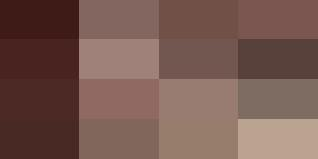
#> input picture img_compression/images/cat_quadtree.jpg, 318 x 159 px; its folder holds only this picture in this run
$ python main.py --image images/cat_quadtree.jpg
#> lines starting #> are read from the running program, lines starting #| are printed output that depends on the picture
### img_compression/images.py
"""
Модуль для сжатия изображений
"""

from quadtree import QuadTree, MAX_DEPTH
from PIL import Image, ImageDraw
from creatorGif import CreatorGif


def create_image(quadtree: QuadTree, level: int,
                 borders: bool) -> Image:
    """
    Создает изображение
    :param quadtree: Квадродерево
    :param level: Уровень глубины
    :param borders: Отображение границ
    :return: Сжатое изображение
    """
    image = Image.new('RGB', (quadtree.width, quadtree.height))
    draw = ImageDraw.Draw(image)
    draw.rectangle((0, 0, quadtree.width, quadtree.height), (0, 0, 0))
    leaf_nodes = quadtree.get_nodes(level)

    for node in leaf_nodes:
        if borders:
            draw.rectangle(node.coordinate_region, node.average_color,
                           outline=(0, 0, 0))
        else:
            draw.rectangle(node.coordinate_region, node.average_color)

    return image


# [17 lines left out: function create_gif, not called in this run]


def start(image: str, level: int, gif: bool, borders: bool) -> None:
    """
    Сжатие изображения
    :param image: Путь до изображения
    :param level: Уровень глубины
    :param borders: Отображение границ
    :param gif: Нужно ли создавать gif изображение
    """
#> called with image = 'images/cat_quadtree.jpg', level = 8, gif = False, borders = False
    print("Создание изображения")
    original_image = Image.open(image)
#> original_image is the input picture: PIL image 318x159 RGB; mean R, G, B 119, 88.9, 80.7
    quadtree = QuadTree(original_image)

    image_name = image.split(".")[0].split("\\")[-1]
    image_extension = image.split(".")[-1]

    final_image = create_image(quadtree, level, borders)
    final_image.save(f"images\\{image_name}_quadtree.{image_extension}")
    print("Изображение успешно сохранено")

    if gif:
        gif = CreatorGif(image_name)
        for value in range(MAX_DEPTH + 1):
            gif.frames.append(create_image(quadtree, value, borders))

        create_gif(gif)

### img_compression/average.py
"""
Модуль, содержащий методы для подсчета средних значений
"""

from typing import List, Tuple


def weighted_average(hist: List[int]) -> Tuple[int, float]:
    """
    Возвращает взвешенное среднее значение цвета и
    ошибку из гистограммы пикселей
    :param hist: Список количества пикселей для каждого диапазона
    :return: Взвешенное среднее значение цвета и ошибку
    """
    total = sum(hist)
#> total = 50562
    value, error = 0, 0
    if total > 0:
        # Формула для взвешенного среднего значения:
        # умножение каждого значения на его вес,
        # а затем деление общего произведения на количество пикселей
        value = sum(i * x for i, x in enumerate(hist)) / total
#> value = 119
        # Формула для ошибки:
        # среднеквадратичное отклонение каждого значения от
        # взвешенного среднего
        error = sum(x * (value - i) ** 2 for i, x in enumerate(hist)) / total
#> error = 1236.5
        error **= 0.5
#> error = 35.16
    return value, error


def color_average(hist: List[int]) -> Tuple[Tuple[int, int, int], float]:
    """
    Возвращает средний цвет RGB из заданной гистограммы
    количества цветов пикселей
    :param hist: Список количества пикселей для каждого диапазона
    :return: Cредний цвет и ошибку
    """
    red, red_error = weighted_average(hist[:256])
#> red = 119; red_error = 35.16
    green, green_error = weighted_average(hist[256:512])
#> green = 88.87; green_error = 37.51
    blue, blue_error = weighted_average(hist[512:768])
#> blue = 80.67; blue_error = 34.18
    error = red_error * 0.2989 + green_error * 0.5870 + blue_error * 0.1140
#> error = 36.42
    return (int(red), int(green), int(blue)), error

### img_compression/quadtree.py
"""
Реализация квадродерева через 3 класса
"""

import average
import threading
from typing import Optional, Tuple, List, Union
from PIL import Image

MAX_DEPTH = 8  # Максимальная глубина узла


class Point:
    """Класс точки"""

    def __init__(self, x_coordinate: float, y_coordinate: float) -> None:
        """
        Конструктор точки
        :param x_coordinate: Координата x
        :param y_coordinate: Координата y
        """
        self.x_coordinate = x_coordinate
        self.y_coordinate = y_coordinate

    # [16 lines left out: functions __repr__, __eq__, not called in this run]


class QuadtreeNode:
    """
    Класс узла квадродерева
    """

    def __init__(self, image: Image,
                 coordinate_region: Tuple[float, float, float, float],
                 depth: int) -> None:
        """
        Конструктор узла квадродерева
        :param image: Изображение
        :param coordinate_region: Координатная область
        :param depth: Глубина
        """
        # дочерние узлы
        self.__children = None
        # Узел является листом?
        self.__is_leaf = False
        # точки узла
        self.node_points = []
        # координаты граничных точек
        self.__coordinate_region = coordinate_region
        # глубина
        self.__depth = depth

        left_right = self.__coordinate_region[0] + (
                self.__coordinate_region[2] - self.__coordinate_region[0]) / 2
        top_bottom = self.__coordinate_region[1] + (
                self.__coordinate_region[3] - self.__coordinate_region[1]) / 2

        # координаты центральной точки
        self.__node_center_point = Point(left_right, top_bottom)

        # Обрезка части изображения по координатам
        image = image.crop(coordinate_region)
        # histogram возвращает список количества пикселей
        # для каждого диапазона на изображении

        # цвет и ошибка
        self.__average_color, self.__error = average.color_average(
            image.histogram())

    @property
    def children(self) -> Optional[list]:
        """
        Геттер для дочерних узлов
        """
        return self.__children

    # [6 lines left out: function is_leaf, not called in this run]

    @is_leaf.setter
    def is_leaf(self, value: bool) -> None:
        """
        Сеттер для переменной "является ли узел листом или нет?"
        """
        self.__is_leaf = value

    # [6 lines left out: function coordinate_region, not called in this run]

    @property
    def depth(self) -> int:
        """
        Геттер для глубины
        """
        return self.__depth

    # [13 lines left out: functions node_center_point, average_color, not called in this run]

    @property
    def error(self) -> float:
        """
        Геттер для значения ошибки
        """
        return self.__error

    # [6 lines left out: function __repr__, not called in this run]

    def split(self, image: Image) -> None:
        """
        Разбивает данную секцию изображения на четыре равных блока
        :param image: Изображение
        """

        left, top, right, bottom = self.__coordinate_region

        top_left = QuadtreeNode(image, (
            left, top, self.__node_center_point.x_coordinate,
            self.__node_center_point.y_coordinate),
                                self.__depth + 1)
#> call 2 of __init__, with coordinate_region = (0, 0, 159, 79.5), depth = 1
#> call 2 of __init__, with x_coordinate = 79.5, y_coordinate = 39.75
#> in __init__ (call 2), `image = image.crop(coordinate_region)`:
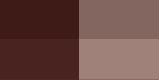
#> image: PIL image 159x80 RGB; mean R, G, B 106.8, 73.6, 68.3
        top_right = QuadtreeNode(image, (
            self.__node_center_point.x_coordinate, top, right,
            self.__node_center_point.y_coordinate),
                                 self.__depth + 1)
#> call 3 of __init__, with coordinate_region = (159, 0, 318, 79.5), depth = 1
#> call 3 of __init__, with x_coordinate = 238.5, y_coordinate = 39.75
#> in __init__ (call 3), `image = image.crop(coordinate_region)`:
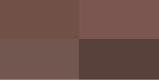
#> image: PIL image 159x80 RGB; mean R, G, B 109.8, 79.8, 72.9
        bottom_left = QuadtreeNode(image,
                                   (left,
                                    self.__node_center_point.y_coordinate,
                                    self.__node_center_point.x_coordinate,
                                    bottom),
                                   self.__depth + 1)
#> call 4 of __init__, with coordinate_region = (0, 79.5, 159, 159), depth = 1
#> call 4 of __init__, with x_coordinate = 79.5, y_coordinate = 119.2
#> in __init__ (call 4), `image = image.crop(coordinate_region)`:
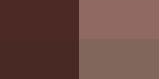
#> image: PIL image 159x79 RGB; mean R, G, B 105.4, 72.4, 65.7
        bottom_right = QuadtreeNode(image,
                                    (self.__node_center_point.x_coordinate,
                                     self.__node_center_point.y_coordinate,
                                     right, bottom),
                                    self.__depth + 1)
#> in __init__ (call 5), `image = image.crop(coordinate_region)`:
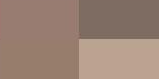
#> image: PIL image 159x79 RGB; mean R, G, B 154.4, 130, 116.1

        self.__children = [top_left, top_right, bottom_left, bottom_right]

    # [72 lines left out: functions find_node, find_node_by_point, insert_point, remove_point, not called in this run]


class QuadTree:
    """Класс квадродерева"""

    def __init__(self, image: Image) -> None:
        """
        Конструктор квадродерева
        :param image: Исходное изображение
        """
        # ширина и высота соответственно
        self.__width, self.__height = image.size
        # корневой узел
        self.__root = QuadtreeNode(image, image.getbbox(), 0)
        # максимальная глубина, полученная через рекурсию
        self.__max_depth = 0

        self.__build_tree(image, self.__root)

    @property
    def width(self) -> int:
        """
        Геттер для ширины изображения
        """
        return self.__width

    @property
    def height(self) -> int:
        """
        Геттер для высоты изображения
        """
        return self.__height

    # [13 lines left out: functions root, max_depth, not called in this run]

    def __build_tree(self, image: Image, node: QuadtreeNode) -> None:
        """
        Рекурсивно добавляет узлы, пока не будет достигнута макс. глубина
        :param image: Исходное изображение
        :param node: Узел
        """
        value_threshold = 13  # Порог значения

        if (node.depth >= MAX_DEPTH) or (node.error <= value_threshold):
            if node.depth > self.__max_depth:
                self.__max_depth = node.depth
            node.is_leaf = True
            return None

        threads = []
        node.split(image)

        for child in node.children:
            thread = threading.Thread(target=self.__build_tree,
                                      args=(image, child))
            thread.start()
            threads.append(thread)

        for process in threads:
            process.join()
#> this loop made 4 passes
#> in create_image, `image = Image.new('RGB', (quadtree.width, quadtree.height))`: image: PIL image 318x159 RGB; every value is 0

        return None

    # [14 lines left out: function get_rec_nodes, not called in this run]

    def get_nodes(self, depth: int) -> list:
        """
        Возвращает листья дерева
        :param depth: Значение глубины рекурсии.
        :return: Список листьев
        """

        if depth > self.__max_depth:
#> (the run stopped early here; a loop or call above may not have finished)
